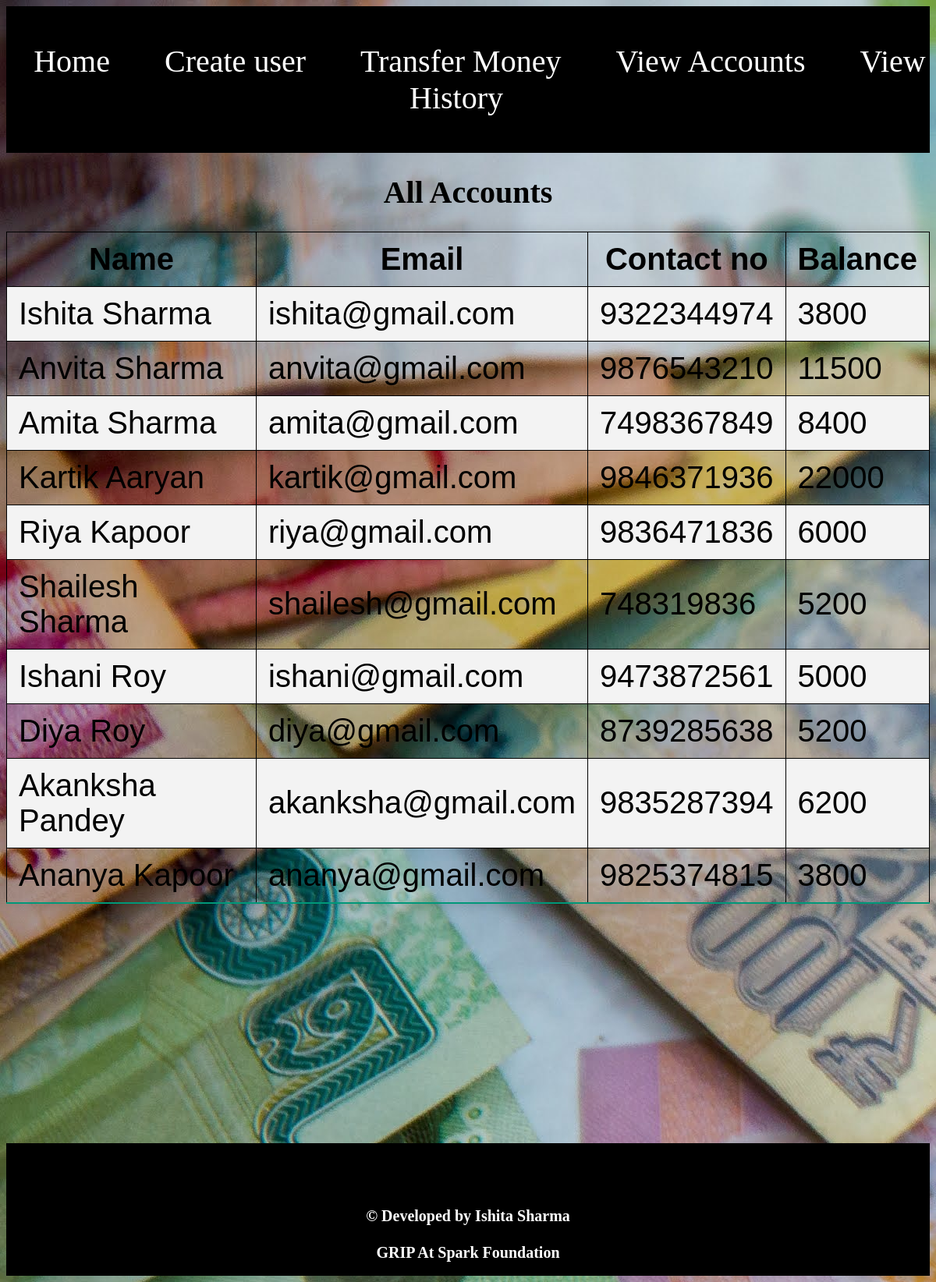
/view_acc, run on the app's committed database.
### bankapp/models.py (models this page shows, shortened)
class CreateModel(models.Model):
	name = models.CharField(max_length=30)
	email = models.EmailField()
	phone = models.IntegerField()
	balance = models.PositiveIntegerField()

### bankapp/views.py (the view)
# urls.py: path("view_acc", view_acc, name="view_acc"),
def view_acc(request):
	data = CreateModel.objects.all()
	return render(request, "view_acc.html", {"data":data})

### bankapp/templates/view_acc.html (shortened to what this page needs)
{% extends 'base.html' %}
{% block content %}
<h1> All Accounts </h1>
<table border="2" class="styled-table">
	<th> Name </th>
	<th> Email </th>
	<th> Contact no </th>
	<th> Balance </th>
	{% for d in data %}
	<tr>
		<td> {{ d.name }} </td>
		<td> {{ d.email }} </td>
		<td> {{ d.phone }} </td>
		<td> {{ d.balance }} </td>
	{% endfor %}
</table>
<br><br><br><br><br>
{% endblock %}

### templates/base.html (shortened to what this page needs)
<html>
{% load static %}
<head>
</head>
<body background="{% static 'images\bg_img.jpg' %}">
<center>
	<div id="nav">
		<br>
		<a href = "{% url 'home' %}"> Home </a>
		<a href = "{% url 'create' %}"> Create user </a>
		<a href = "{% url 'transfer' %}"> Transfer Money </a>
		<a href = "{% url 'view_acc' %}"> View Accounts </a>
		<a href = "{% url 'history' %}"> View History </a>
		<br><br>
	</div>
	{% block content %} {% endblock %}
	<br>
	<div id="footer" valign="bottom">
		<br>
		<h6 style="color:white; text-align:center; line-height:0%"> &#169 Developed by Ishita Sharma</h6>
		<h6 style="color:white; text-align:center; line-height:0%"> GRIP At Spark Foundation</h6>
	</div>
</center>
</body>
</html>

### templates/base.html (style rules this page uses)
* { font-size:40px; }
#nav { background-color:black; }
#nav a { color:white; text-decoration:none; padding:30px }
#footer { position:relative; bottom:0; width:100%; height:170px; background:black }
h6 { font-size:20px; }

### bankapp/templates/view_acc.html (style rules this page uses)
table,th,td { border:1px solid black; border-collapse: collapse; color:black; }
.styled-table { border-collapse: collapse; margin: 25px 0; font-size: 0.9em; font-family: sans-serif; min-width: 400px; box-shadow: 0 0 20px rgba(0, 0, 0, 0.15); }
.styled-table th, .styled-table td { padding: 12px 15px; }
.styled-table tbody tr { border-bottom: 1px solid #dddddd; }
.styled-table tbody tr:nth-of-type(even) { background-color: #f3f3f3; }
.styled-table tbody tr:last-of-type { border-bottom: 2px solid #009879; }

### data on the page
CreateModel: name "Ishita Sharma", email "ishita@gmail.com", phone "9322344974", balance "3800"
CreateModel: name "Anvita Sharma", email "anvita@gmail.com", phone "9876543210", balance "11500"
CreateModel: name "Amita Sharma", email "amita@gmail.com", phone "7498367849", balance "8400"
CreateModel: name "Kartik Aaryan", email "kartik@gmail.com", phone "9846371936", balance "22000"
CreateModel: name "Riya Kapoor", email "riya@gmail.com", phone "9836471836", balance "6000"
CreateModel: name "Shailesh Sharma", email "shailesh@gmail.com", phone "748319836", balance "5200"
CreateModel: name "Ishani Roy", email "ishani@gmail.com", phone "9473872561", balance "5000"
CreateModel: name "Diya Roy", email "diya@gmail.com", phone "8739285638", balance "5200"
CreateModel: name "Akanksha Pandey", email "akanksha@gmail.com", phone "9835287394", balance "6200"
CreateModel: name "Ananya Kapoor", email "ananya@gmail.com", phone "9825374815", balance "3800"
